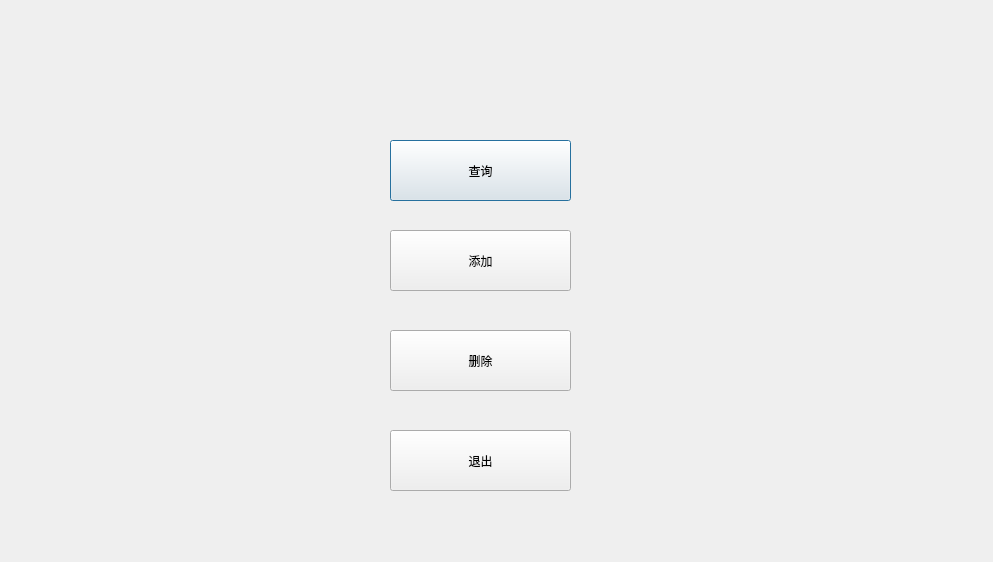
<?xml version="1.0" encoding="UTF-8"?>
<ui version="4.0">
 <class>menu02</class>
 <widget class="QDialog" name="menu02">
  <property name="geometry">
   <rect>
    <x>0</x>
    <y>0</y>
    <width>993</width>
    <height>562</height>
   </rect>
  </property>
  <property name="windowTitle">
   <string>Dialog</string>
  </property>
  <widget class="QPushButton" name="query">
   <property name="geometry">
    <rect>
     <x>390</x>
     <y>140</y>
     <width>181</width>
     <height>61</height>
    </rect>
   </property>
   <property name="text">
    <string>查询</string>
   </property>
  </widget>
  <widget class="QPushButton" name="add">
   <property name="geometry">
    <rect>
     <x>390</x>
     <y>230</y>
     <width>181</width>
     <height>61</height>
    </rect>
   </property>
   <property name="text">
    <string>添加</string>
   </property>
  </widget>
  <widget class="QPushButton" name="delete_">
   <property name="geometry">
    <rect>
     <x>390</x>
     <y>330</y>
     <width>181</width>
     <height>61</height>
    </rect>
   </property>
   <property name="text">
    <string>删除</string>
   </property>
  </widget>
  <widget class="QPushButton" name="exit">
   <property name="geometry">
    <rect>
     <x>390</x>
     <y>430</y>
     <width>181</width>
     <height>61</height>
    </rect>
   </property>
   <property name="text">
    <string>退出</string>
   </property>
  </widget>
 </widget>
 <resources/>
 <connections/>
</ui>
